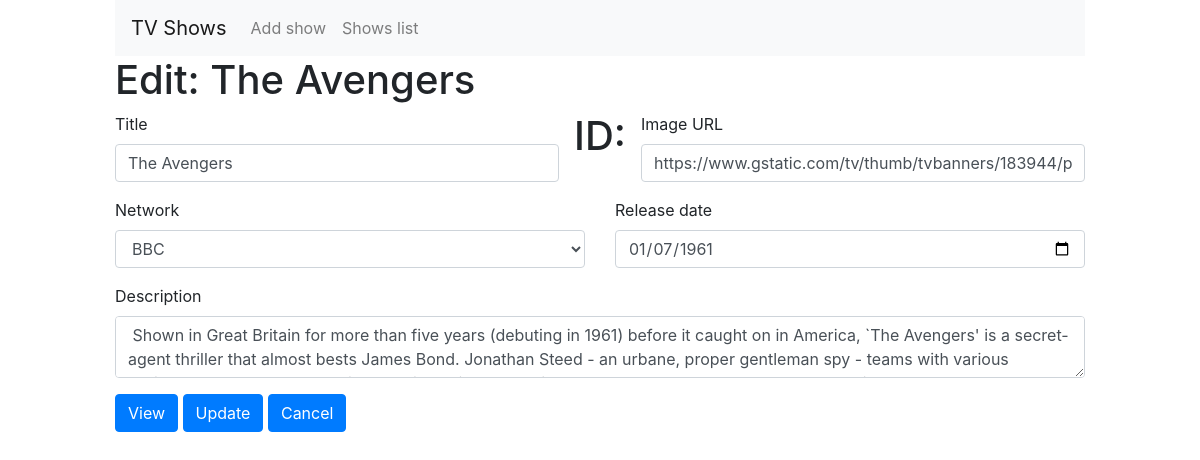
The app's page /show/edit/9, older data.
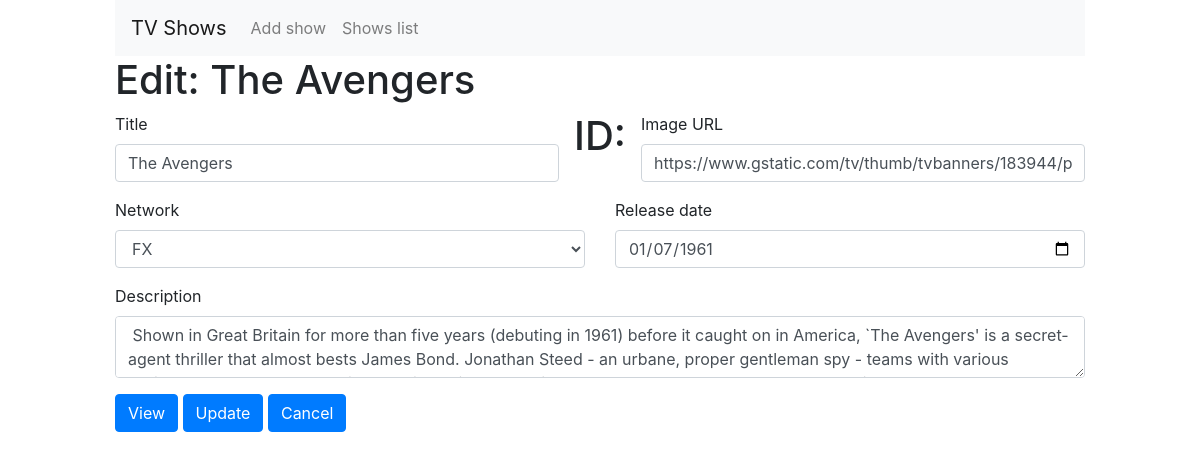
The same page, newer data.
### shows_app/models.py (models this page shows)
class Show(models.Model):
    title = models.CharField(max_length=255)
    release_date = models.DateField()
    description = models.TextField(null=True)
    image = models.TextField(null=True)
    network = models.ForeignKey(Network, related_name="shows", on_delete=models.CASCADE, null=True)
    created_at = models.DateTimeField(auto_now_add=True)
    modified_at = models.DateTimeField(auto_now_add=True)
    objects = ShowManager()

class Network(models.Model):
    name = models.CharField(max_length=45)
    created_at = models.DateTimeField(auto_now_add=True)
    modified_at = models.DateTimeField(auto_now_add=True)

### shows_app/views.py (the view)
# urls.py: path('show/edit/<int:show_num>', views.show_edit),
def show_edit(request, show_num):
    context = {
        'show': Show.objects.get(id=show_num),
        'networks': Network.objects.all(),
        'date': Show.objects.get(id=show_num).release_date.strftime('%Y-%m-%d')
    }
    return render(request, 'show_edit.html', context)

### shows_app/templates/show_edit.html (shortened to what this page needs)
<!DOCTYPE html>
<html lang="en">
<head>
    {% load static %}
    <link rel="stylesheet" href="{% static 'css/style.css' %}">
    <link rel="stylesheet" href="https://stackpath.bootstrapcdn.com/bootstrap/4.5.0/css/bootstrap.min.css"
>
</head>
<body>
    <div class="wrapper">
        <nav class="navbar navbar-expand-lg navbar-light bg-light">
            <a class="navbar-brand" href="/">TV Shows</a>
            <div class="collapse navbar-collapse" id="navbarSupportedContent">
                <ul class="navbar-nav mr-auto">
                    <li class="nav-item">
                        <a class="nav-link" href="/show/add">Add show</a>
                    </li>
                    <li class="nav-item">
                        <a class="nav-link" href="/show/list">Shows list<span class="sr-only">(current)</span></a>
                    </li>
                </ul>
            </div>
        </nav>
        <h1>Edit: {{show.title}}</h1>
        <form action="/show/edit/update" method="post">
            <div class="form-group row">
                <div class="col">
                    <label for="show-title">Title</label>
                    <input type="text" class="form-control" id="show-title" name="title" value="{% if title %}{{title}}{% else %}{{show.title}}{% endif %}">
                </div>
                <h1>ID:{{id}}</h1>
                <div class="col">
                    <label for="show-image">Image URL</label>
                    <input type="text" class="form-control" id="show-image" name="image" value="{% if image %}{{image}}{% else %}{{show.image}}{% endif %}">
                </div>
            </div>
            <div class="form-group row">
                <div class="col">
                    <label for="show-network">Network</label>
                    <select class="form-control" id="show-network" name="network">
                        {% for network in networks %}
                        <option value="{{network.id}}" {% if network.id == show.network.id or network.id == networkSelected %}selected="selected" {% endif %}>{{network.name}}</option>
                        {% endfor %}
                    </select>
                </div>
                <div class="col">
                    <label for="show-release-date">Release date</label>
                    <input type="date" class="form-control" id="show-release-date" name="release_date" value="{% if release_date %}{{release_date}}{% else %}{{date}}{% endif %}">
                </div>
            </div>
            <div class="form-group">
                <label for="show-description">Description</label>
                <textarea type="text" class="form-control" id="show-description" name="description">{% if description %}{{description}}{% else %} {{show.description}}{% endif %}</textarea>
            </div>
            <a href="/show/view/{{show.id}}"><button type="button" class="btn btn-primary">View</button></a>
            <button type="submit" class="btn btn-primary">Update</button>
            <a href="/show/list"><button type="button" class="btn btn-primary">Cancel</button></a>
        </form>
    </div>
</body>
</html>

Row changes from the older to the newer data that the page shows:
changed Show "The Avengers": network "BBC" → "FX"
